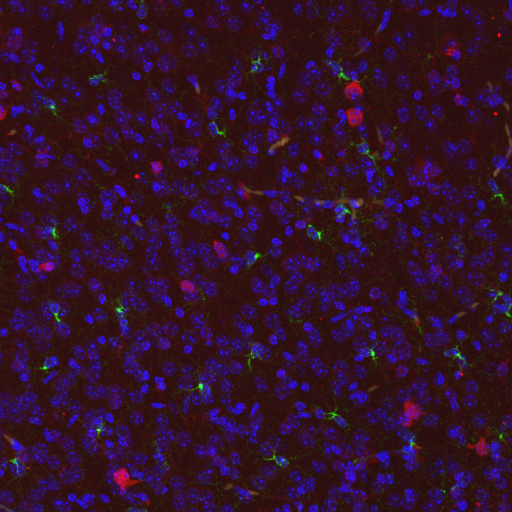
#> input picture cell0.tif, 1024 x 1024 px (shown at 1/2 size)
$ python cs279_project_final.py
#> lines starting #> are read from the running program, lines starting #| are printed output that depends on the picture; after the words box and inside, x2 and y2 are one past the last pixel; in counts of white or black regions, pixels touching at a corner belong together
# -*- coding: utf-8 -*-
"""CS279 Project Final

Automatically generated by Colaboratory.

Original file is located at
    https://colab.research.google.com/drive/1L5oQHEFki1iNwu0nUHaRxbMYgA1bC1-I
"""

#from google.colab import drive
#drive.mount('/content/drive')

import cv2
import numpy as np
#!pip install imageio
import imageio as imageio
import matplotlib.pyplot as plt
#!pip install cvlib
import cvlib as cv
from cvlib.object_detection import draw_bbox
from numpy.lib.polynomial import poly
from PIL import Image
from scipy import ndimage
import skimage.io as skio
from google.colab.patches import cv2_imshow

path = './cell0.tif'

"""USING OPEN CV"""

imstack1 = skio.imread(path, plugin="tifffile")
#> imstack1 is the input picture: shape (1024, 1024, 3); mean R, G, B 49.5, 17.9, 43.9
plt.figure(figsize=(10,10))
plt.axis('off')
plt.imshow(imstack1)
plt.show() #image

red, green, blue = cv2.split(imstack1)
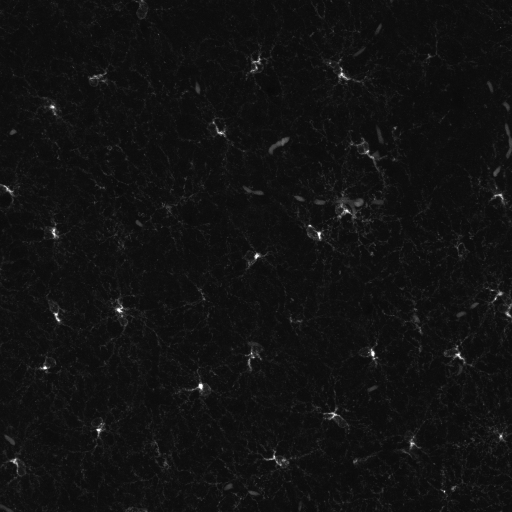
#> green: shape (1024, 1024) (shown at 1/2 size); min 7, max 255, mean 17.9
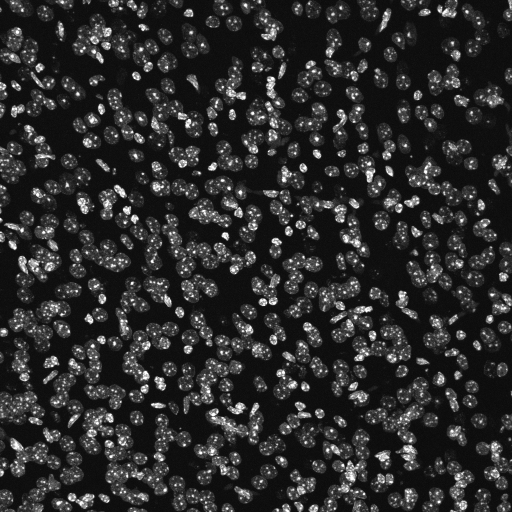
#> blue: shape (1024, 1024) (shown at 1/2 size); min 6, max 255, mean 43.9
cv2_imshow(red)
cv2_imshow(green)
cv2_imshow(blue)

ret, thresh1 = cv2.threshold(red, 80, 300, cv2.THRESH_BINARY)
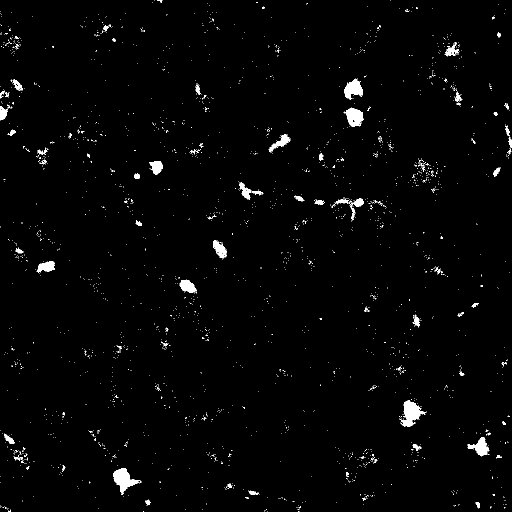
#> thresh1: shape (1024, 1024) (shown at 1/2 size); 1.6% white; 2339 white regions (2264 under 20 px), largest, box (x1, y1, x2, y2) and area: (799, 800, 853, 854) 1310, (226, 936, 283, 990) 1302, (687, 216, 727, 254) 955
cv2_imshow(thresh1)

median = cv2.medianBlur(thresh1, 11)
#> median: shape (1024, 1024); 0.9% white; 38 white regions (8 under 20 px), largest, box (x1, y1, x2, y2) and area: (805, 802, 844, 853) 1268, (227, 937, 275, 984) 1245, (692, 217, 726, 253) 933
cv2_imshow(median)

blur = cv2.GaussianBlur(median, (11, 11), 0)
plt.imshow(median, cmap='gray')

canny = cv2.Canny(blur, 30, 150, 3)
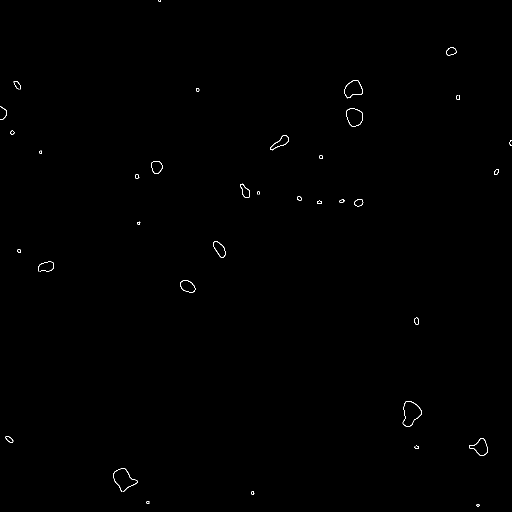
#> canny: shape (1024, 1024) (shown at 1/2 size); 0.2% white in thin lines or dots
plt.imshow(canny, cmap='gray')

dilated = cv2.dilate(canny, (1, 1), iterations=0)
plt.imshow(dilated, cmap='gray')

(cnt, hierarchy) = cv2.findContours(
    dilated.copy(), cv2.RETR_EXTERNAL, cv2.CHAIN_APPROX_NONE)
#> cnt = 38 contours, 13 with area under 20; largest, box (x1, y1, x2, y2) and area: (805, 802, 844, 853) 1273, (692, 217, 726, 253) 922, (689, 160, 726, 197) 884, (938, 876, 976, 911) 716, (361, 560, 391, 585) 524
rgb = cv2.cvtColor(dilated, cv2.COLOR_BGR2RGB)
#> rgb: shape (1024, 1024, 3); 0.2% white in thin lines or dots

cnt = [x for x in cnt if cv2.contourArea(x) >= 5]
#> cnt = 31 contours, 6 with area under 20; largest, box (x1, y1, x2, y2) and area: (805, 802, 844, 853) 1273, (692, 217, 726, 253) 922, (689, 160, 726, 197) 884, (938, 876, 976, 911) 716, (361, 560, 391, 585) 524
big = [x for x in cnt if cv2.contourArea(x) >= 300]
#> big = 9 contours; largest, box (x1, y1, x2, y2) and area: (805, 802, 844, 853) 1273, (692, 217, 726, 253) 922, (689, 160, 726, 197) 884, (938, 876, 976, 911) 716, (361, 560, 391, 585) 524

cv2.drawContours(rgb, cnt, -1, (0, 255, 0), 2)
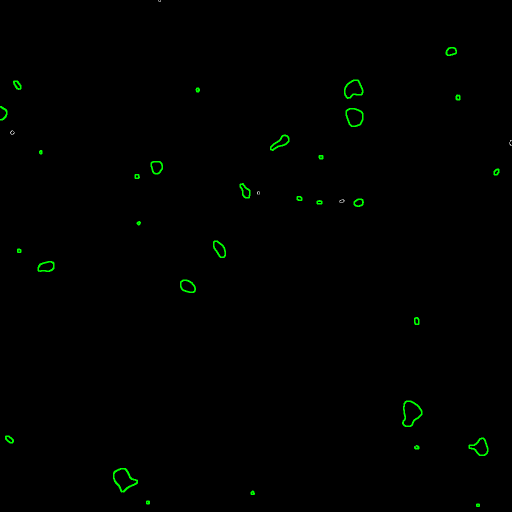
#> rgb: shape (1024, 1024, 3) (shown at 1/2 size); mean R, G, B 0, 1.5, 0

plt.imshow(rgb)

print(len(big))
#| 9
print("cells in the image : ", len(cnt) + len(big))
#| cells in the image :  40

cv2.fillPoly(red, pts = cnt, color=(255,0,0))
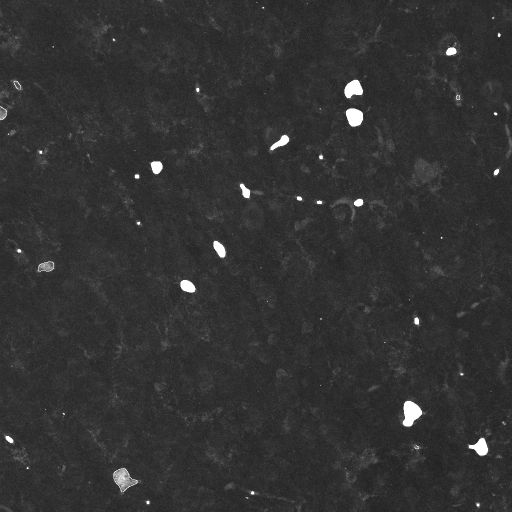
#> red: shape (1024, 1024) (shown at 1/2 size); min 24, max 255, mean 50.6
stencil = np.zeros(red.shape).astype(red.dtype)
final = cv2.fillPoly(stencil, pts = cnt, color=(255,0,0))
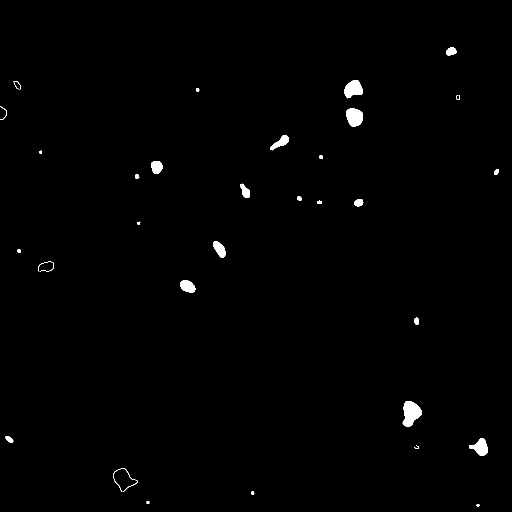
#> final: shape (1024, 1024) (shown at 1/2 size); 0.77% white; 31 white regions, largest, box (x1, y1, x2, y2) and area: (805, 802, 844, 853) 1338, (692, 217, 726, 253) 974, (689, 160, 726, 197) 938
final1 = cv2.fillPoly(final, pts = cnt, color=(255,0,0))
plt.imshow(final1)

'''
img = red
cv2_imshow(img)
# Set our filtering parameters
# Initialize parameter setting using cv2.SimpleBlobDetector
params = cv2.SimpleBlobDetector_Params()

# Change thresholds
params.minThreshold = 200
#params.maxThreshold = 1

# Set Area filtering parameters
params.filterByArea = True
params.minArea = 1

# Set Circularity filtering parameters
params.filterByCircularity = False
params.minCircularity = 0.5

# Set Convexity filtering parameters
params.filterByConvexity = False
params.minConvexity = 0.2

# Set inertia filtering parameters
params.filterByInertia = False
params.minInertiaRatio = 0.01

# Create a detector with the parameters
detector = cv2.SimpleBlobDetector_create(params)

# Detect blobs
keypoints = detector.detect(img)

# Draw blobs on our image as red circles
blank = np.zeros((1, 1))
blobs = cv2.drawKeypoints(img, keypoints, blank, (0, 0, 255),
						cv2.DRAW_MATCHES_FLAGS_DRAW_RICH_KEYPOINTS)

number_of_blobs = len(keypoints)
text = "Number of Circular Blobs: " + str(len(keypoints))
print(text)
cv2.putText(blobs, text, (20, 550),
			cv2.FONT_HERSHEY_SIMPLEX, 1, (0, 100, 255), 2)

# Show blobs
cv2_imshow(blobs)
cv2.waitKey(0)
cv2.destroyAllWindows()
'''

$ run again, with cell1.tif copied over cell0.tif
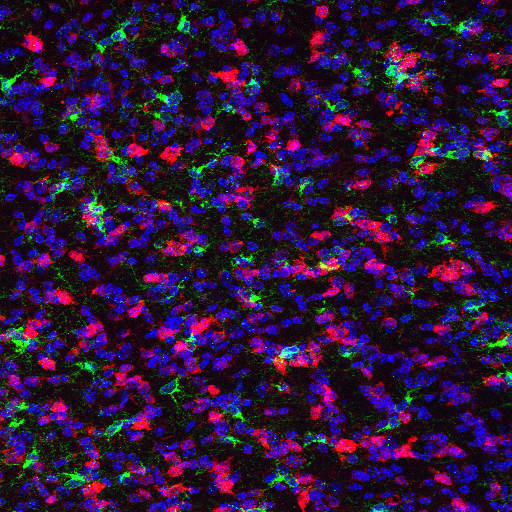
#> input picture cell1.tif, 512 x 512 px
#> imstack1 is the input picture: shape (512, 512, 3); mean R, G, B 46.3, 20.7, 57.5
#> thresh1: shape (512, 512); 13.9% white; 2547 white regions (2343 under 20 px), largest, box (x1, y1, x2, y2) and area: (383, 40, 429, 97) 839, (329, 205, 394, 261) 830, (276, 254, 347, 280) 720
#> median: shape (512, 512); 8.5% white; 127 white regions (11 under 20 px), largest, box (x1, y1, x2, y2) and area: (334, 436, 414, 460) 975, (273, 343, 322, 373) 799, (333, 207, 392, 248) 776
#> canny: shape (512, 512); 2.6% white in thin lines or dots
#> `(cnt, hierarchy) = cv2.findContours( dilated.copy(), cv2.RETR_EXTERNAL..`: cnt = 133 contours, 46 with area under 20; largest, box (x1, y1, x2, y2) and area: (273, 343, 322, 372) 803, (333, 207, 392, 247) 788, (282, 258, 341, 279) 692, (430, 259, 471, 283) 616, (386, 44, 419, 74) 544
#> `cnt = [x for x in cnt if cv2.contourArea(x) >= 5]`: cnt = 115 contours, 28 with area under 20; largest, box (x1, y1, x2, y2) and area: (273, 343, 322, 372) 803, (333, 207, 392, 247) 788, (282, 258, 341, 279) 692, (430, 259, 471, 283) 616, (386, 44, 419, 74) 544
#> big = 18 contours; largest, box (x1, y1, x2, y2) and area: (273, 343, 322, 372) 803, (333, 207, 392, 247) 788, (282, 258, 341, 279) 692, (430, 259, 471, 283) 616, (386, 44, 419, 74) 544
#| 18
#| cells in the image :  133
#> `cv2.fillPoly(red, pts = cnt, color=(255,0,0))`:
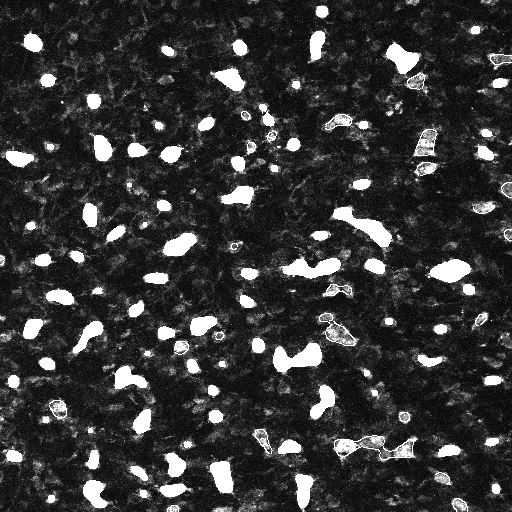
#> red: shape (512, 512); min 2, max 255, mean 54.4
#> `final = cv2.fillPoly(stencil, pts = cnt, color=(255,0,0))`:
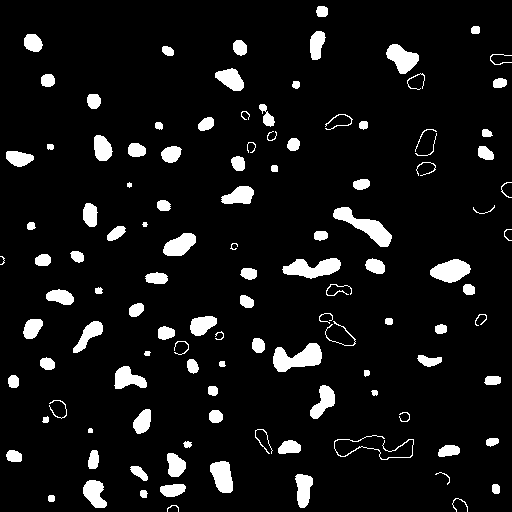
#> final: shape (512, 512); 7.7% white; 115 white regions (1 under 20 px), largest, box (x1, y1, x2, y2) and area: (273, 343, 322, 372) 868, (333, 207, 392, 247) 857, (282, 258, 341, 279) 758

$ run again, with cell2.tif copied over cell0.tif
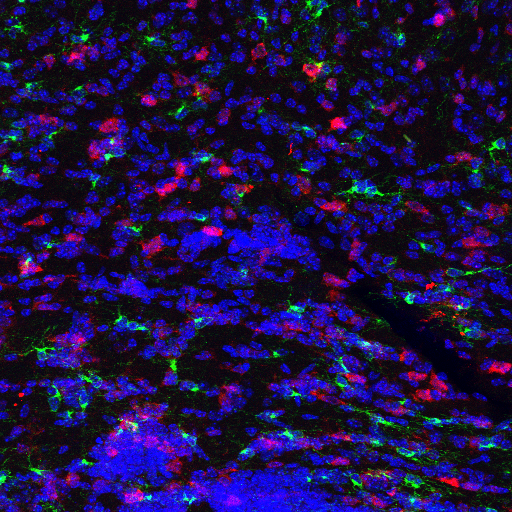
#> input picture cell2.tif, 512 x 512 px
#> imstack1 is the input picture: shape (512, 512, 3); mean R, G, B 29.3, 17.5, 69.1
#> thresh1: shape (512, 512); 5.8% white; 1519 white regions (1408 under 20 px), largest, box (x1, y1, x2, y2) and area: (153, 159, 188, 201) 409, (50, 332, 87, 361) 327, (109, 414, 140, 442) 303
#> median: shape (512, 512); 2.2% white; 67 white regions (12 under 20 px), largest, box (x1, y1, x2, y2) and area: (157, 162, 186, 196) 357, (136, 435, 173, 453) 271, (144, 238, 163, 254) 212
#> canny: shape (512, 512); 0.94% white in thin lines or dots
#> `(cnt, hierarchy) = cv2.findContours( dilated.copy(), cv2.RETR_EXTERNAL..`: cnt = 66 contours, 18 with area under 20; largest, box (x1, y1, x2, y2) and area: (157, 162, 186, 196) 364, (144, 238, 163, 254) 207, (19, 260, 38, 274) 188, (304, 64, 322, 79) 184, (101, 118, 119, 133) 183
#> `cnt = [x for x in cnt if cv2.contourArea(x) >= 5]`: cnt = 61 contours, 13 with area under 20; largest, box (x1, y1, x2, y2) and area: (157, 162, 186, 196) 364, (144, 238, 163, 254) 207, (19, 260, 38, 274) 188, (304, 64, 322, 79) 184, (101, 118, 119, 133) 183
#> big = 1 contour; box (x1, y1, x2, y2) and area: (157, 162, 186, 196) 364
#| 1
#| cells in the image :  62
#> `cv2.fillPoly(red, pts = cnt, color=(255,0,0))`:
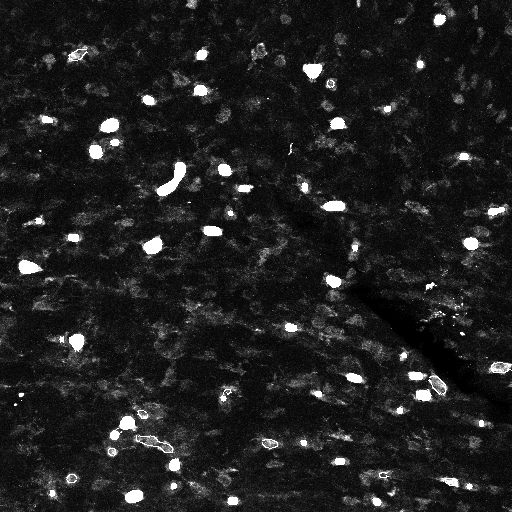
#> red: shape (512, 512); min 0, max 255, mean 31.9
#> `final = cv2.fillPoly(stencil, pts = cnt, color=(255,0,0))`:
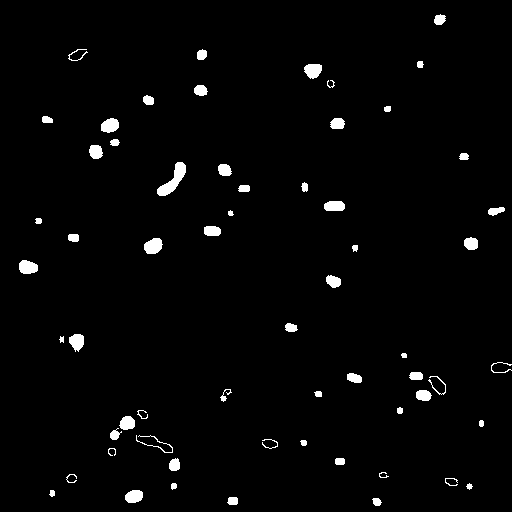
#> final: shape (512, 512); 2.2% white; 61 white regions, largest, box (x1, y1, x2, y2) and area: (157, 162, 186, 196) 407, (144, 238, 163, 254) 232, (19, 260, 38, 274) 213

$ run again, with cell3.tif copied over cell0.tif
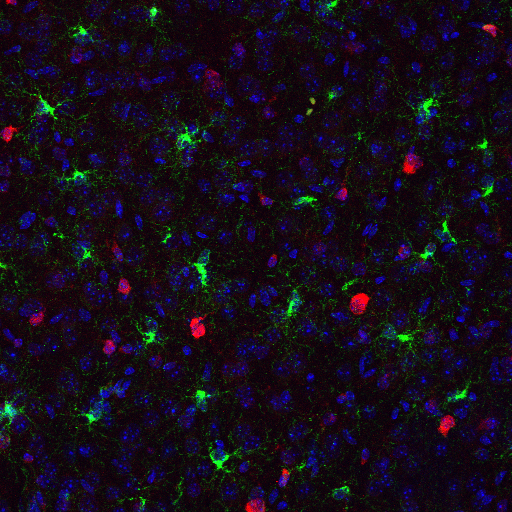
#> input picture cell3.tif, 512 x 512 px
#> imstack1 is the input picture: shape (512, 512, 3); mean R, G, B 22, 13.5, 26.1
#> thresh1: shape (512, 512); 1% white; 331 white regions (313 under 20 px), largest, box (x1, y1, x2, y2) and area: (349, 293, 371, 315) 308, (189, 314, 206, 339) 255, (402, 153, 420, 174) 238
#> median: shape (512, 512); 0.57% white; 13 white regions (2 under 20 px), largest, box (x1, y1, x2, y2) and area: (351, 293, 369, 313) 265, (190, 318, 205, 337) 205, (403, 155, 418, 174) 200
#> canny: shape (512, 512); 0.19% white in thin lines or dots
#> `(cnt, hierarchy) = cv2.findContours( dilated.copy(), cv2.RETR_EXTERNAL..`: cnt = 15 contours, 4 with area under 20; largest, box (x1, y1, x2, y2) and area: (351, 293, 369, 313) 258, (190, 318, 205, 337) 197, (403, 155, 418, 174) 195, (439, 416, 454, 433) 175, (2, 127, 15, 140) 110
#> `cnt = [x for x in cnt if cv2.contourArea(x) >= 5]`: cnt = 12 contours, 1 with area under 20; largest, box (x1, y1, x2, y2) and area: (351, 293, 369, 313) 258, (190, 318, 205, 337) 197, (403, 155, 418, 174) 195, (439, 416, 454, 433) 175, (2, 127, 15, 140) 110
#> big = []
#| 0
#| cells in the image :  12
#> `final = cv2.fillPoly(stencil, pts = cnt, color=(255,0,0))`:
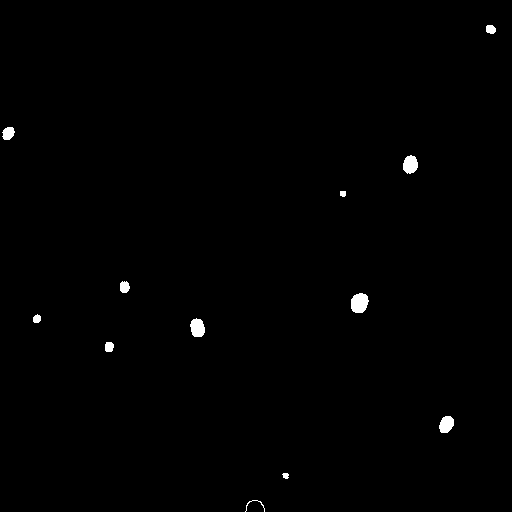
#> final: shape (512, 512); 0.56% white; 12 white regions, largest, box (x1, y1, x2, y2) and area: (351, 293, 369, 313) 286, (190, 318, 205, 337) 222, (403, 155, 418, 174) 219
